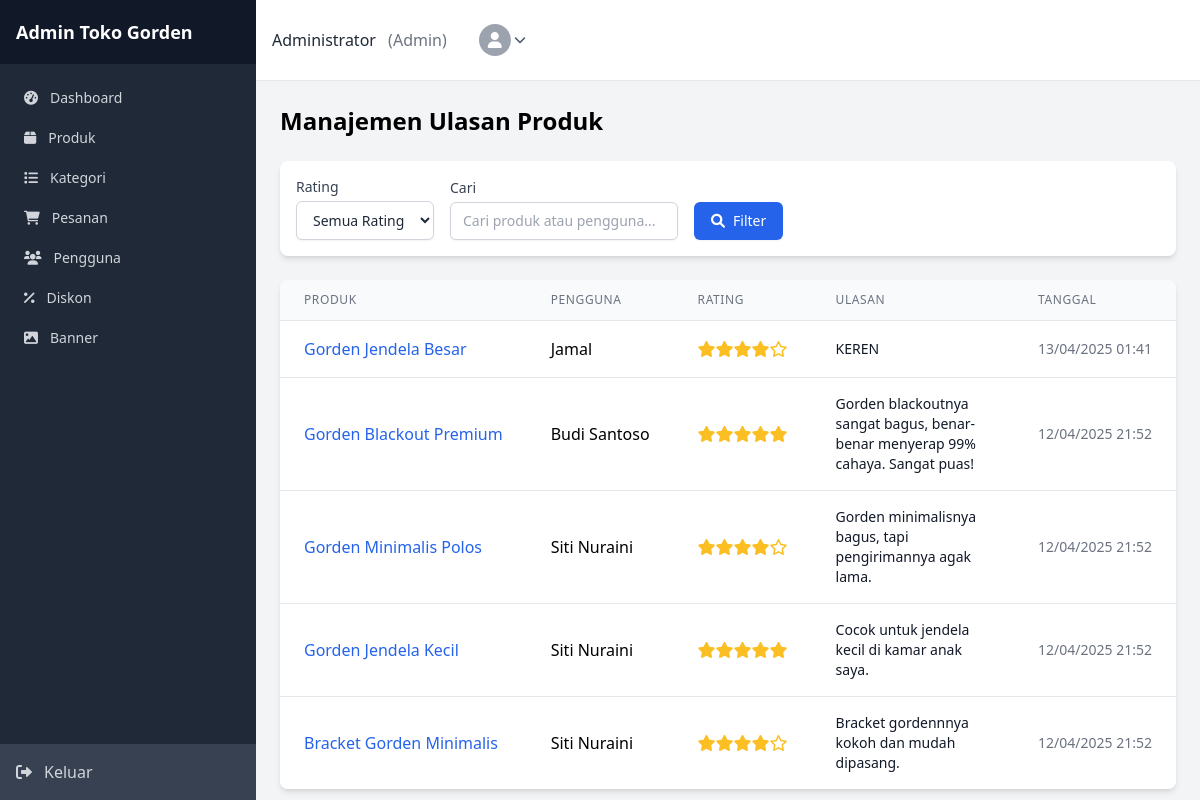
Screenshot of /admin/reviews/index.php (signed in) with the database file from the repository.
### tables this page shows
CREATE TABLE `reviews` (
  `id` int NOT NULL,
  `user_id` int NOT NULL,
  `product_id` int NOT NULL,
  `order_id` int NOT NULL DEFAULT '0',
  `rating` int NOT NULL,
  `review` text,
  `created_at` timestamp NULL DEFAULT CURRENT_TIMESTAMP
);

CREATE TABLE `products` (
  `id` int NOT NULL,
  `category_id` int NOT NULL,
  `name` varchar(255) NOT NULL,
  `slug` varchar(255) NOT NULL,
  `description` text,
  `rating` decimal(3,1) DEFAULT '0.0',
  `price` decimal(12,2) NOT NULL,
  `stock` int NOT NULL DEFAULT '0',
  `image` varchar(255) DEFAULT NULL,
  `is_featured` tinyint NOT NULL DEFAULT '0',
  `created_at` timestamp NULL DEFAULT CURRENT_TIMESTAMP
);

CREATE TABLE `users` (
  `id` int NOT NULL,
  `name` varchar(100) NOT NULL,
  `email` varchar(100) NOT NULL,
  `password` varchar(255) NOT NULL,
  `role` enum('admin','customer') NOT NULL DEFAULT 'customer',
  `phone` varchar(15) DEFAULT NULL,
  `address` text,
  `created_at` timestamp NULL DEFAULT CURRENT_TIMESTAMP
);

### admin/reviews/index.php (the view, shortened to what this page needs)
<?php
require_once '../../config/config.php';
$currentPage = isset($_GET['page']) ? (int)$_GET['page'] : 1;
$limit = 10;
$offset = ($currentPage - 1) * $limit;
$rating = isset($_GET['rating']) ? (int)$_GET['rating'] : 0;
$searchQuery = isset($_GET['search']) ? sanitize($_GET['search']) : '';
$query = "SELECT r.*, p.name as product_name, p.slug as product_slug, u.name as user_name
          FROM reviews r
          JOIN products p ON r.product_id = p.id
          JOIN users u ON r.user_id = u.id
          WHERE 1=1";
$queryParams = [];
$types = "";
$query .= " ORDER BY r.created_at DESC LIMIT ?, ?";
$queryParams[] = $offset;
$queryParams[] = $limit;
$types .= "ii";
$stmt = $conn->prepare($query);
if (!empty($queryParams)) {
    $stmt->bind_param($types, ...$queryParams);
}
$stmt->execute();
$reviews = $stmt->get_result()->fetch_all(MYSQLI_ASSOC);
include '../inc/header.php';
?>
<div class="mb-6 flex justify-between items-center">
    <h1 class="text-2xl font-semibold">Manajemen Ulasan Produk</h1>
</div>
<div class="bg-white rounded-lg shadow-md p-4 mb-6">
    <form action="" method="GET" class="flex flex-wrap items-end gap-4">
        <div>
            <label for="rating" class="block text-sm font-medium text-gray-700 mb-1">Rating</label>
            <select id="rating" name="rating" class="mt-1 block w-full px-3 py-2 border border-gray-300 rounded-md shadow-sm focus:outline-none focus:ring-blue-500 focus:border-blue-500">
                <option value="0" <?php echo $rating === 0 ? 'selected' : ''; ?>>Semua Rating</option>
            </select>
        </div>
        <div>
            <label for="search" class="block text-sm font-medium text-gray-700 mb-1">Cari</label>
            <input type="text" id="search" name="search" value="<?php echo $searchQuery; ?>" placeholder="Cari produk atau pengguna..." class="mt-1 block w-full px-3 py-2 border border-gray-300 rounded-md shadow-sm focus:outline-none focus:ring-blue-500 focus:border-blue-500">
        </div>
        <div>
            <button type="submit" class="inline-flex items-center px-4 py-2 border border-transparent rounded-md shadow-sm text-sm font-medium text-white bg-blue-600 hover:bg-blue-700 focus:outline-none">
                <i class="fas fa-search mr-2"></i>
                Filter
            </button>
        </div>
    </form>
</div>
<div class="bg-white rounded-lg shadow-md overflow-hidden">
    <?php if (count($reviews) > 0): ?>
        <div class="overflow-x-auto">
            <table class="min-w-full divide-y divide-gray-200">
                <thead class="bg-gray-50">
                    <tr>
                        <th scope="col" class="px-6 py-3 text-left text-xs font-medium text-gray-500 uppercase tracking-wider">Produk</th>
                        <th scope="col" class="px-6 py-3 text-left text-xs font-medium text-gray-500 uppercase tracking-wider">Pengguna</th>
                        <th scope="col" class="px-6 py-3 text-left text-xs font-medium text-gray-500 uppercase tracking-wider">Rating</th>
                        <th scope="col" class="px-6 py-3 text-left text-xs font-medium text-gray-500 uppercase tracking-wider">Ulasan</th>
                        <th scope="col" class="px-6 py-3 text-left text-xs font-medium text-gray-500 uppercase tracking-wider">Tanggal</th>
                    </tr>
                </thead>
                <tbody class="bg-white divide-y divide-gray-200">
                    <?php foreach ($reviews as $review): ?>
                        <tr>
                            <td class="px-6 py-4 whitespace-nowrap">
                                <a href="<?php echo BASE_URL . 'product.php?slug=' . $review['product_slug']; ?>" class="text-blue-600 hover:text-blue-800">
                                    <?php echo htmlspecialchars($review['product_name']); ?>
                                </a>
                            </td>
                            <td class="px-6 py-4 whitespace-nowrap">
                                <?php echo htmlspecialchars($review['user_name']); ?>
                            </td>
                            <td class="px-6 py-4 whitespace-nowrap">
                                <div class="flex text-yellow-400">
                                    <?php for ($i = 1; $i <= 5; $i++): ?>
                                        <?php if ($i <= $review['rating']): ?>
                                            <i class="fas fa-star"></i>
                                        <?php else: ?>
                                            <i class="far fa-star"></i>
                                        <?php endif; ?>
                                    <?php endfor; ?>
                                </div>
                            </td>
                            <td class="px-6 py-4">
                                <div class="text-sm text-gray-900 line-clamp-2">
                                    <?php echo htmlspecialchars($review['review']); ?>
                                </div>
                            </td>
                            <td class="px-6 py-4 whitespace-nowrap text-sm text-gray-500">
                                <?php echo date('d/m/Y H:i', strtotime($review['created_at'])); ?>
                            </td>
                        </tr>
                    <?php endforeach; ?>
                </tbody>
            </table>
        </div>
    <?php endif; ?>
</div>
<?php include '../inc/footer.php'; ?>

### admin/inc/header.php (style rules this page uses)
input[type="text"], input[type="number"], input[type="email"], input[type="password"], input[type="date"], input[type="datetime-local"], select, textarea { background-color: #fff; border: 1px solid #d1d5db; border-radius: 0.375rem; padding: 0.5rem 0.75rem; width: 100%; font-size: 0.875rem; line-height: 1.25rem; color: #1f2937; box-shadow: 0 1px 2px 0 rgba(0, 0, 0, 0.05); transition: border-color 0.15s ease-in-out, box-shadow 0.15s ease-in-out; }
label { font-weight: 500; color: #374151; margin-bottom: 0.25rem; display: block; }
button, .btn { padding: 0.5rem 1rem; font-weight: 500; border-radius: 0.375rem; transition: background-color 0.15s ease-in-out; display: inline-flex; align-items: center; justify-content: center; }

### rows the page displays
reviews: product.name "Gorden Jendela Besar", user.name "Jamal", rating 4 (drawn), review "KEREN", created_at "13/04/2025 01:41"
reviews: product.name "Gorden Blackout Premium", user.name "Budi Santoso", rating 5 (drawn), review "Gorden blackoutnya sangat bagus, benar-benar menyerap 99% cahaya. Sangat puas!", created_at "12/04/2025 21:52"
reviews: product.name "Gorden Minimalis Polos", user.name "Siti Nuraini", rating 4 (drawn), review "Gorden minimalisnya bagus, tapi pengirimannya agak lama.", created_at "12/04/2025 21:52"
reviews: product.name "Gorden Jendela Kecil", user.name "Siti Nuraini", rating 5 (drawn), review "Cocok untuk jendela kecil di kamar anak saya.", created_at "12/04/2025 21:52"
reviews: product.name "Bracket Gorden Minimalis", user.name "Siti Nuraini", rating 4 (drawn), review "Bracket gordennnya kokoh dan mudah dipasang.", created_at "12/04/2025 21:52"

### other values shown
$_SESSION['user_name'] "Administrator"
